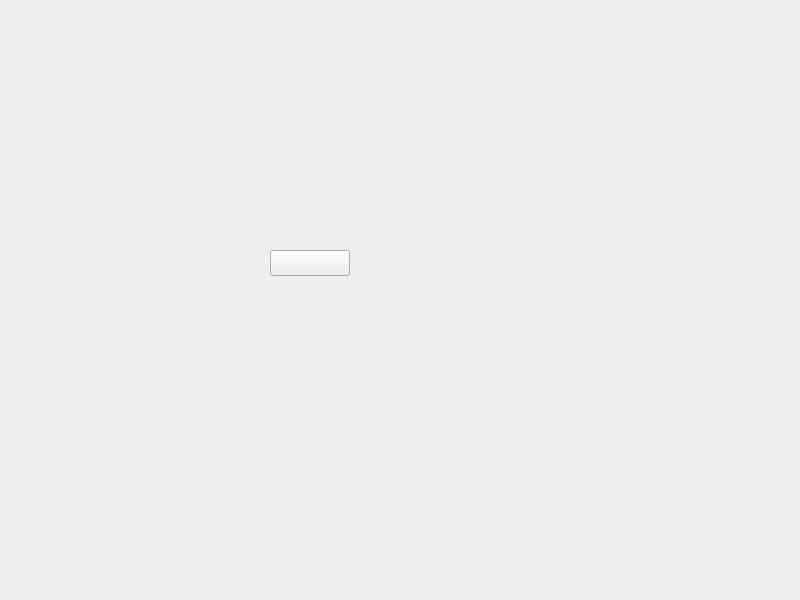
<?xml version="1.0" encoding="UTF-8"?>
<ui version="4.0">
 <class>Widget</class>
 <widget class="QWidget" name="Widget">
  <property name="geometry">
   <rect>
    <x>0</x>
    <y>0</y>
    <width>800</width>
    <height>600</height>
   </rect>
  </property>
  <property name="windowTitle">
   <string>Widget</string>
  </property>
  <widget class="QPushButton" name="start">
   <property name="geometry">
    <rect>
     <x>270</x>
     <y>250</y>
     <width>80</width>
     <height>26</height>
    </rect>
   </property>
   <property name="text">
    <string/>
   </property>
  </widget>
  <widget class="QLabel" name="Label_Time">
   <property name="geometry">
    <rect>
     <x>280</x>
     <y>300</y>
     <width>55</width>
     <height>18</height>
    </rect>
   </property>
   <property name="text">
    <string/>
   </property>
  </widget>
 </widget>
 <resources/>
 <connections/>
</ui>
